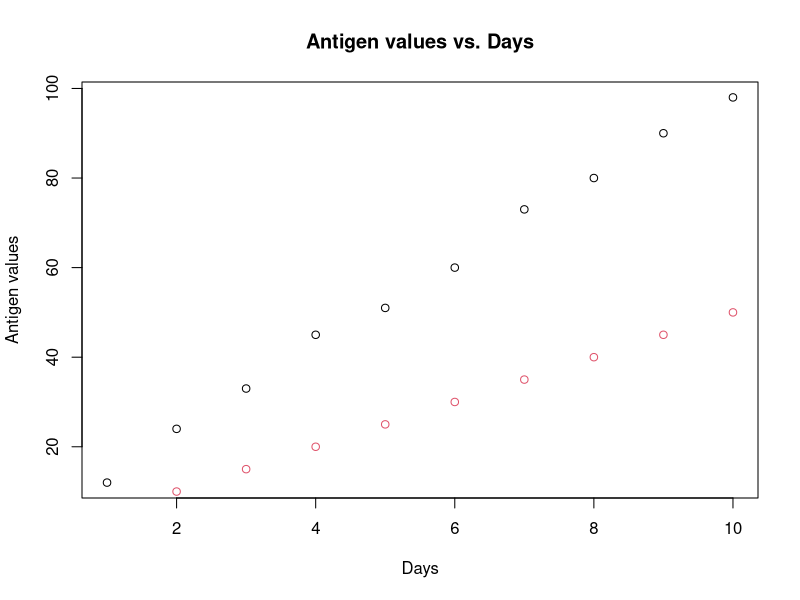

This figure's R source:
## ---- chunk 1
v1 = c(1,2,3,4,5,6,7,8,9,10)
v2 = c(12,24,33,45,51,60,73,80,90,98)
v3= c(5,10,15,20,25,30,35,40,45,50)
a=data.frame(v1,v2,v3)
plot(a$v2~a$v1, xlab="Days", ylab="Antigen values", main="Antigen values vs. Days")
points(a$v3, col=2)
